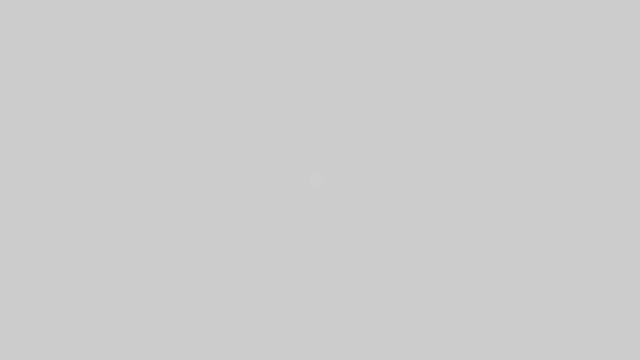
Frame 1 (no input)
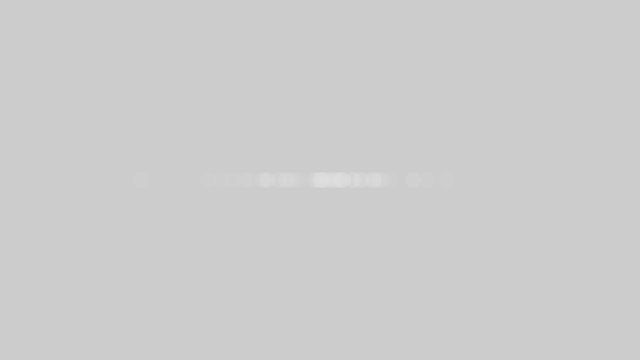
Frame 60 (the mouse pressed at the canvas centre just before this capture)
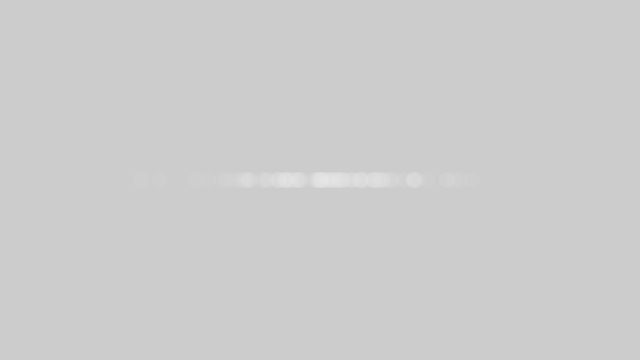
Frame 120 (the mouse held since frame 60 and released just before this capture)

The Processing sketch that drew these frames (run headless with seeded random() and noise(); from frame 60 on, the mouse is pressed at the canvas centre):

// Processing sketch: gaussian
// ── gaussian.pde
/**
 * Renders a normal distribution of colored circles.
 */

import java.util.Random;

Random generator;

final float stdDeviation = 60,
	mean = 320;

void setup(){
	size(640, 360);
	generator = new Random();
}

void draw(){
	float num = (float) generator.nextGaussian();
	float pos = num * stdDeviation + mean;
	noStroke();
	fill(255, 10);
	ellipse(pos, 180, 16, 16);
}
